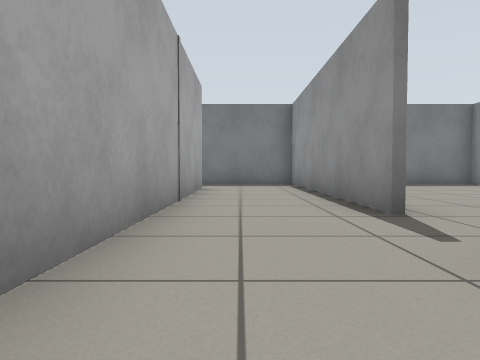
view 1 (above)

24 first-person views from a walk through a robot-simulator world made for Gazebo. The camera is 0.5 m above the floor, tilts 2° down and sees 70° across. The floor is counted in squares, 1 m on a side. Each view is taken from the middle of a square. On the plan, view 1 faces up. The plan holds only what a view shows up to about 9 squares ahead; the rest is blank.

view 2
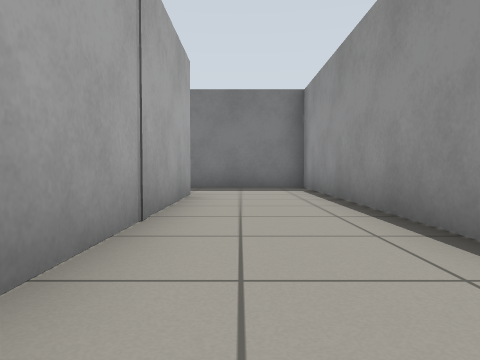

view 3
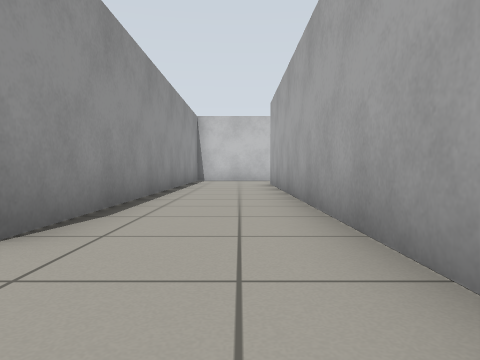

view 4
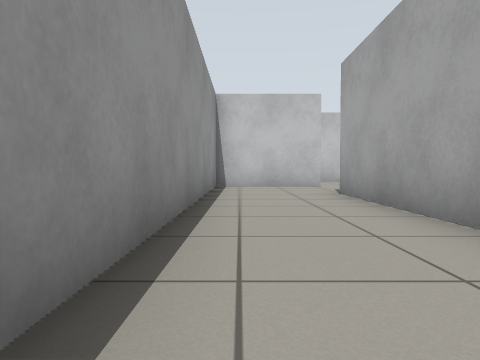

view 5
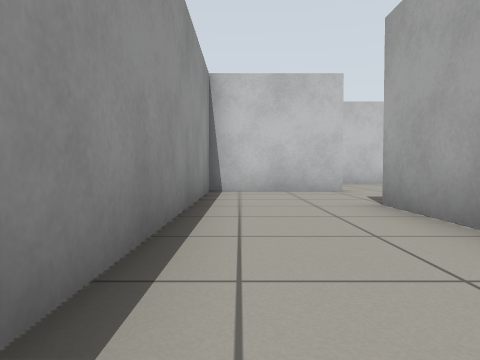

view 6
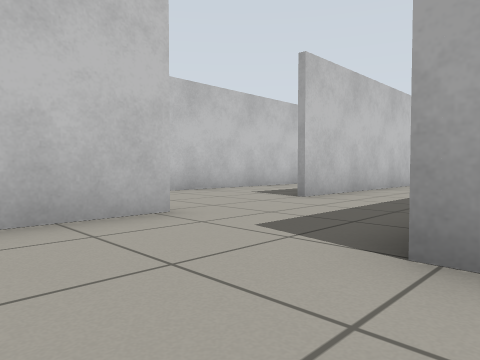

view 7
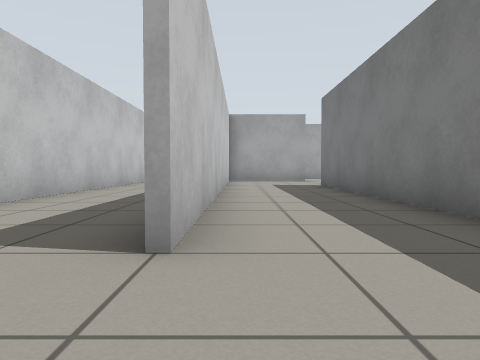

view 8
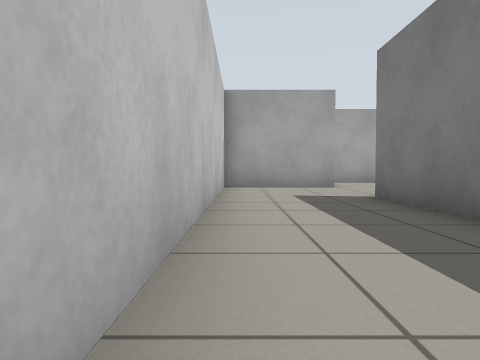

view 9
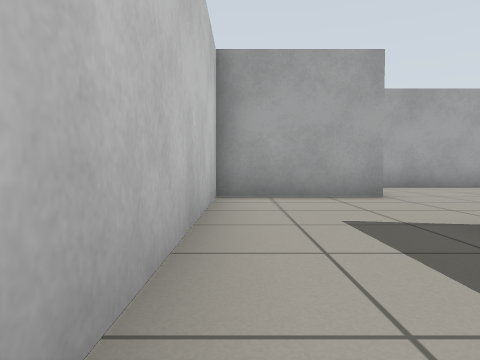

view 10
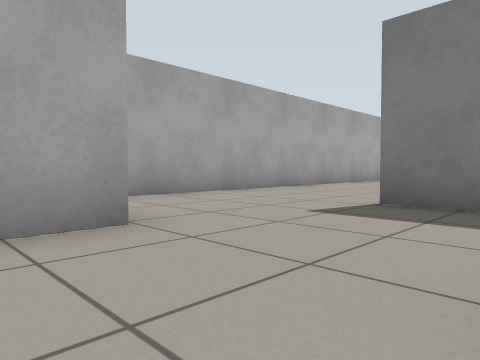

view 11
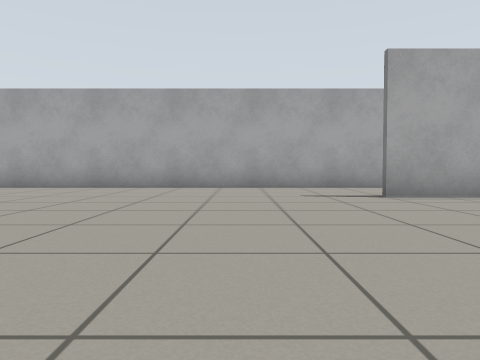

view 12
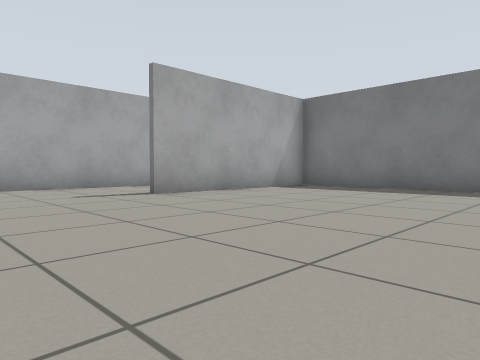

view 13
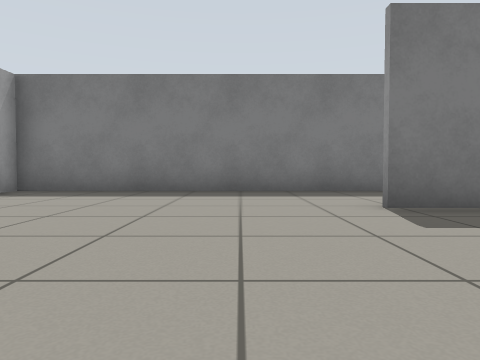

view 14
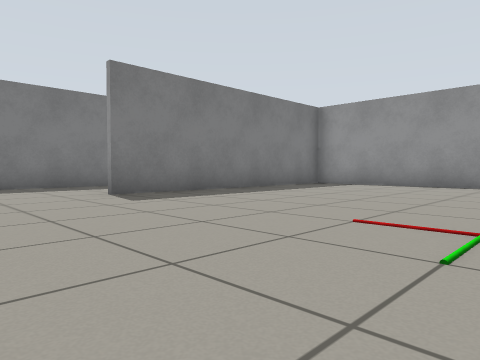

view 15
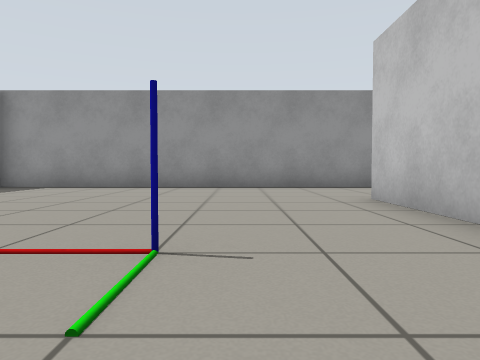

view 16
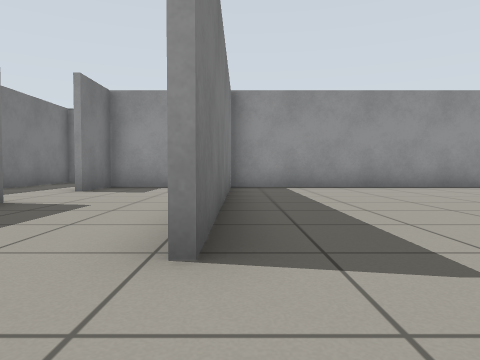

view 17
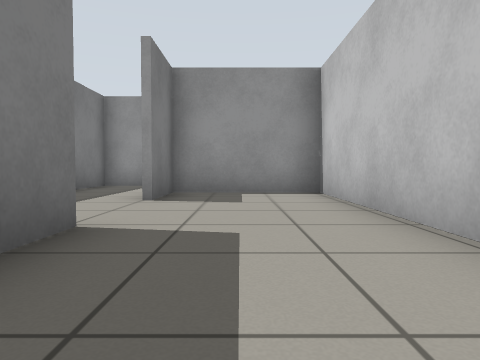

view 18
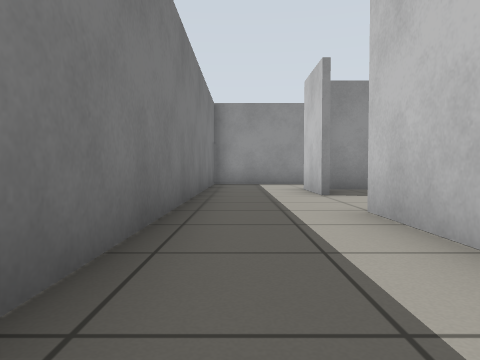

view 19
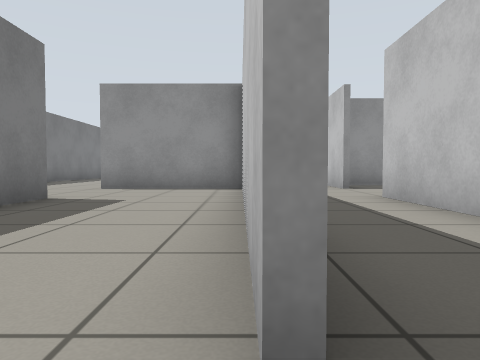

view 20
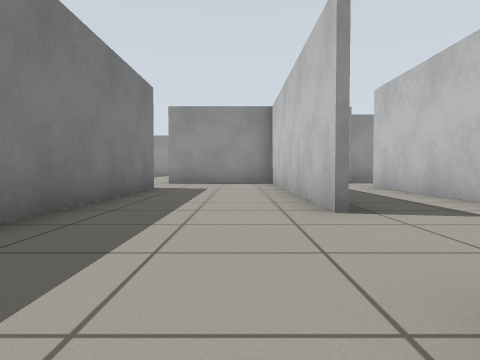

view 21
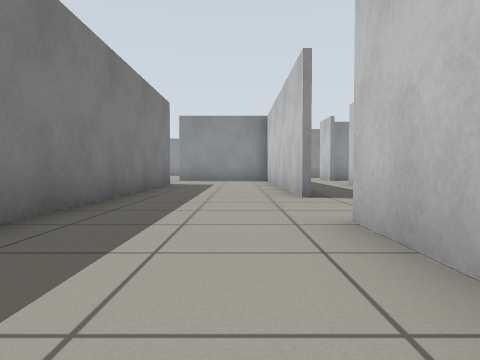

view 22
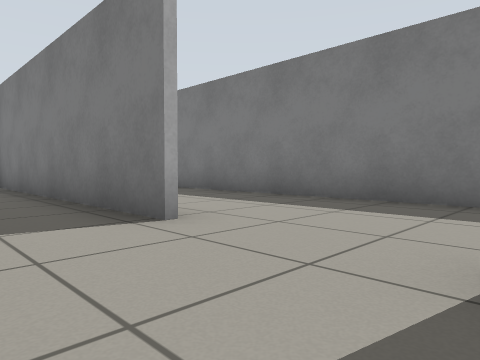

view 23
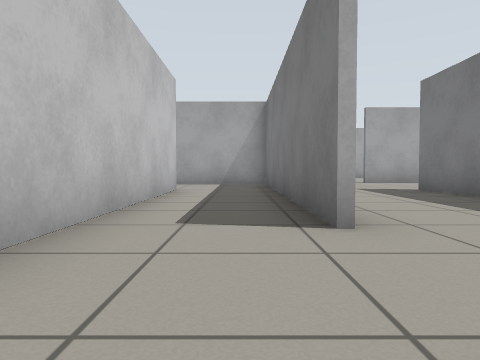

view 24
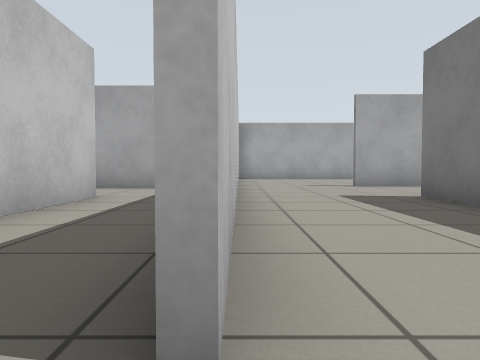

### Floor plan
Points are (right, up) in squares from view 1. A wall is a line through its corners. A room is listed if a view was taken in it or the views show most of it. See-through windows are left out.
Room 1 (views 1, 2, 3, 4, 5, 6)
walls: (1.7, 3.6) (1.7, 10.8) (-0.5, 10.8); (-0.9, 8.5) (-0.9, -6.7); (-1.3, -9.4) (1.7, -9.4) (1.7, 1.8)
ways out: opening at (-1.5, 9.5) to room 2; opening at (-1, -8) to room 2; opening at (2, 2.5)
Room 2 (views 7, 8, 9, 10, 11, 12, 13, 14, 15, 16, 17, 18, 22, 23)
walls: (-12.8, -3.3) (-14, -3.3); (-7, -3.1) (-4.4, -3.1); (-5.8, 5.4) (-1.1, 5.4) (-1.1, 8.4) (-2.8, 8.4); (-17.7, 4.6) (-17.7, -5.4); (-9.1, 8.5) (-5, 8.5); (-14.8, -6.5) (-14.8, -9.4) (-3.9, -9.4); (-5.3, -6.6) (-12, -6.6); (-5, 8.4) (-14.8, 8.4) (-14.8, 3.4); (-12.8, 10.8) (-20.3, 10.8); (-17.9, 8.5) (-12, 8.5); (-2.8, 8.5) (-0.9, 8.5); (-1.1, -4.5) (-1.1, 5.2) (-8.3, 5.2); (-20.4, 9) (-20.4, 7.4); (-0.5, 10.8) (-7.9, 10.8)
ways out: opening at (-1.5, 9.5) to room 1; opening at (-1, -8) to room 1; opening at (-11.5, 11) to room 3; opening at (-2.5, -9)
objects: other object (-8, -1)
Room 3 (views 19, 20, 21, 24)
walls: (-16.8, 10.9) (-12.8, 10.9); (-10.3, 10.9) (-4.9, 10.9); (-5.4, 14.2) (-18, 14.2); (-2.8, 10.9) (-2.8, 14.4)
ways out: opening at (-11.5, 11) to room 2; opening at (-4.5, 14)

Where each view was taken, in squares from view 1:
view 1: 0 up, 0 right, facing up
view 2: 2 up, 0 right, facing up
view 3: 4 up, 0 right, facing down
view 4: 0 up, 1 right, facing down
view 5: 2 down, 1 right, facing down
view 6: 6 down, 1 right, facing down-left
view 7: 9 down, 2 left, facing left
view 8: 9 down, 6 left, facing left
view 9: 9 down, 9 left, facing left
view 10: 8 down, 12 left, facing up-left
view 11: 1 up, 9 left, facing left
view 12: 0 up, 9 left, facing up-left
view 13: 1 up, 10 left, facing up
view 14: 1 down, 11 left, facing up-right
view 15: 1 down, 10 left, facing right
view 16: 5 up, 10 left, facing right
view 17: 7 up, 8 left, facing right
view 18: 10 up, 9 left, facing right
view 19: 11 up, 11 left, facing right
view 20: 12 up, 14 left, facing right
view 21: 12 up, 16 left, facing right
view 22: 9 up, 10 left, facing up-left
view 23: 10 up, 10 left, facing left
view 24: 11 up, 12 left, facing left
